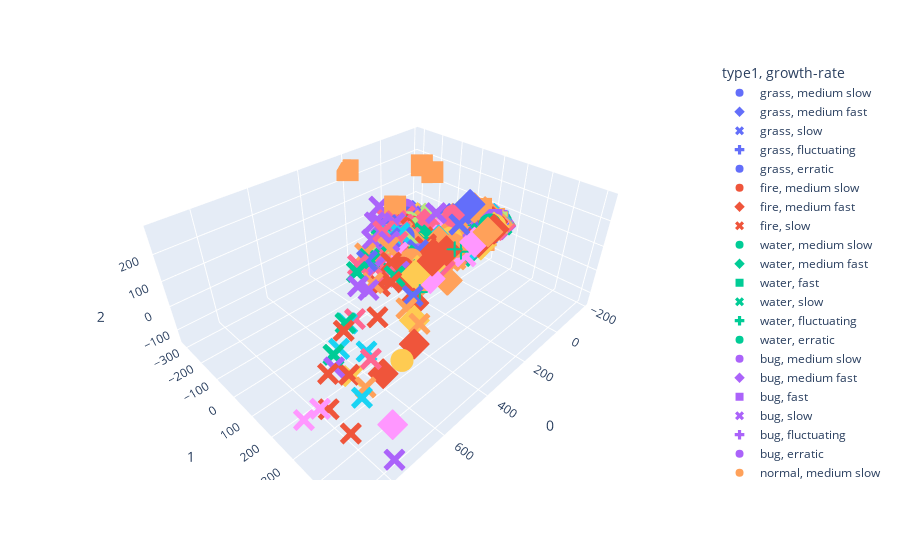

The cell this chart's notebook holds for it:
### Code cell
import plotly.express as px

px.scatter_3d(out, x=0,y=1,z=2,symbol="growth-rate", color="type1")
